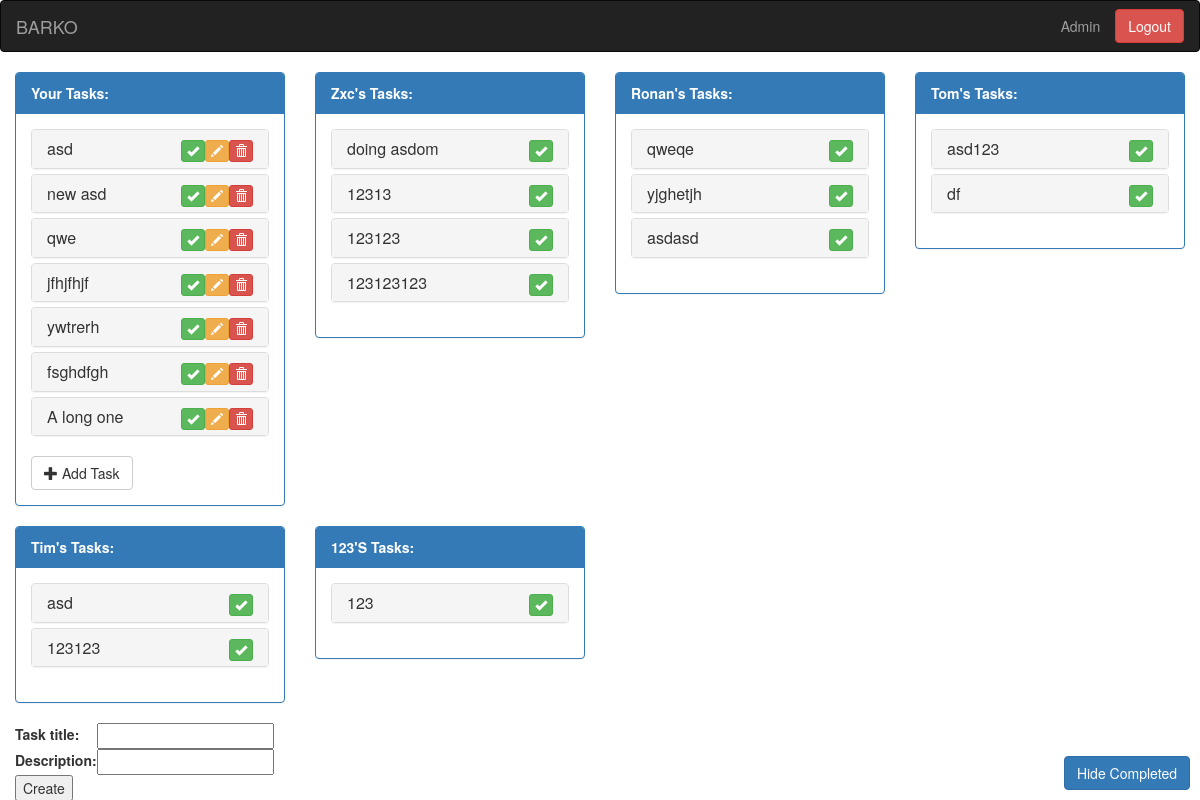
The app's page / (signed in), older data.
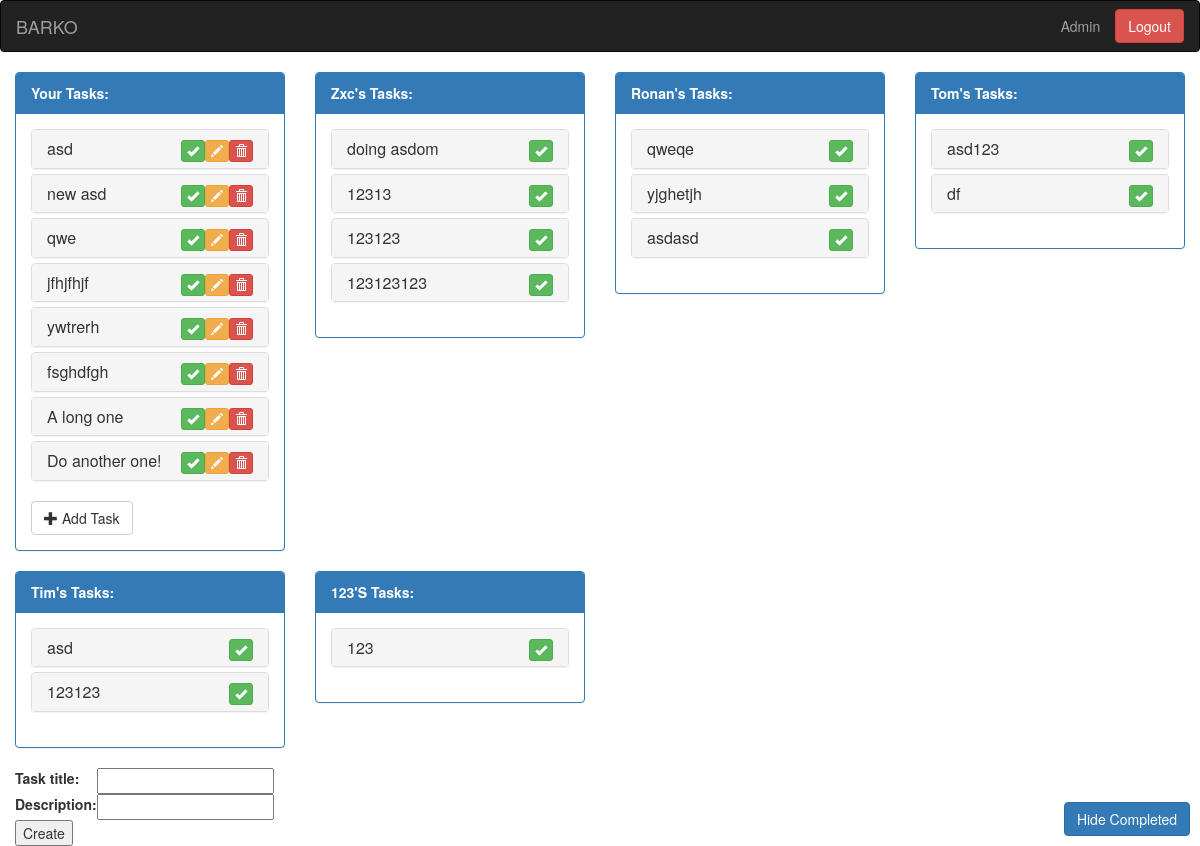
The same page, newer data.
### todo/models.py (models this page shows, shortened)
class Task(models.Model):
	owner = models.ForeignKey(
		User,
		related_name="owner",
		on_delete=models.CASCADE
	)
	marked_complete_by = models.ForeignKey(
		User,
		related_name="marked_complete_by",
		on_delete=models.CASCADE,
		null=True
	)
	title = models.CharField(max_length=100)
	description = models.TextField()
	task_open = models.BooleanField(default=True)
	created_date = models.DateTimeField("date created")
	completed_date = models.DateTimeField("date completed", null=True)
	def __str__(self):
		return self.title

### todo/views.py (the view)
# urls.py: url(r'^$', todo.views.TodoView.as_view()),
class TodoView(View):
    def get(self, request):
        if request.user.is_authenticated():
            context = csrf(request)
            user = request.user
            context["user"] = user
            data = self._get_todo_data(user)
            context["task_lists"] = data
            return render_to_response("todo.html", context)
        else:
            return redirect("login")
    def _get_todo_data(self, current_user):
        current_user.is_current_user = True
        data = []
        users = User.objects.exclude(id=current_user.id)
        non_user_data = self._get_non_user_tasks(users)
        non_user_data = self._sort_users_on_task_count(non_user_data)
        current_user_tasks = self._get_user_tasks(current_user)
        data.append({"user": current_user, "tasks": current_user_tasks})
        print current_user_tasks[0]
        print current_user_tasks[0].filled_in_properties
        data.extend(non_user_data)
        return data
    def _get_non_user_tasks(self, users):
        non_current_user_data = []
        for user in users:
            user_tasks = Task.objects.filter(owner=user).order_by("created_date")
            for task in user_tasks:
                self._mark_filled_in_task_properties(task)
            non_current_user_data.append({"user": user, "tasks": user_tasks})
        return non_current_user_data
    def _sort_users_on_task_count(self, data):
        data.sort(key=lambda d: len(d["tasks"]), reverse=True)
        return data
    def _get_user_tasks(self, current_user):
        current_user_tasks = Task.objects.filter(
            owner=current_user
        ).order_by("created_date")
        for task in current_user_tasks:
            self._mark_filled_in_task_properties(task)
            task.is_current_user = True
        return current_user_tasks
    def _mark_filled_in_task_properties(self, task):
        properties = []
        properties.append({"header": "Description:",
                           "value": task.description or "None"})
        properties.append({"header": "Created at:", "value": task.created_date})
        properties.append({"header": "Completed:",
                           "value": self._get_task_complete_desc(task)})
        if task.marked_complete_by:
            properties.append({"header": "Completed By:",
                               "value": task.marked_complete_by.username})
        if task.completed_date:
            properties.append({"header": "Completed at:",
                               "value": task.completed_date})
        task.filled_in_properties = properties
    def _get_task_complete_desc(self, task):
        if task.task_open:
            return "No"
        else:
            return "Yes"

### templates/todo.html (shortened to what this page needs)
{% extends 'base.html' %}
{% block content %}
<div class="row">
{% for task_list in task_lists %}
<div class="col-md-3">
  <div class="panel panel-primary">
    <div class="panel-heading">
      <strong class="text-capitalize">
      {% if task_list.user.is_current_user %}
      Your Tasks:
      {% else %}
      {{ task_list.user.username }}'s Tasks:
      {% endif %}
      </strong>
    </div>
    <div class="panel-body">
      <div class="panel-group" id="accordion{{ task_list.user.id }}" role="tablist">
      {% for task in task_list.tasks %}
        <div class="panel panel-default">
          <div class="panel-heading" role="tab" id="taskheading{{ task.id }}">
            <h4 class="panel-title">
              <a role="button" data-toggle="collapse" data-parent="#accordion{{ task_list.user.id }}" href="#taskcollapse{{ task.id }}">
                {{ task.title }}
              </a>
              {% if task.is_current_user %}
              <button type="button" class="btn btn-xs btn-danger pull-right" data-toggle="tooltip" title="Delete task">
                <span class="glyphicon glyphicon-trash"></span>
              </button>
              <button type="button" class="btn btn-xs btn-warning pull-right" data-toggle="tooltip" title="Edit task">
                <span class="glyphicon glyphicon-pencil"></span>
              </button>
              {% endif %}
              <button type="button" class="btn btn-xs btn-success pull-right" data-toggle="tooltip" title="Complete task!">
                <span class="glyphicon glyphicon-ok"></span>
              </button>
            </h4>
          </div>
        </div>
      {% endfor %}
      </div>
      {% if task_list.user.is_current_user %}
      <button type="button" class="btn btn-default">
        <span class="glyphicon glyphicon-plus"></span> Add Task
      </button>
      {% endif %}
    </div>
  </div>
</div>
{% if forloop.counter|divisibleby:4 %}
</div>
<div class="row">
{% endif %}
{% endfor %}
</div>
<form method="post" action="/todo/task/">
<table>
<tr>
  <td><label for="title">Task title:</label></td>
  <td><input type="text" name="title" value="" id="title"></td>
</tr>
<tr>
  <td><label for="description">Description:</label></td>
  <td><input type="text" name="description" value="" id="description"></td>
</tr>
</table>
<input type="submit" value="Create" />
</form>
<button class="btn btn-primary" id="hide-completed">Hide Completed</button>
{% endblock %}

### templates/base.html (shortened to what this page needs)
{% load staticfiles %}
<!DOCTYPE html>
<html lang="en">
<head>
  <link href="/static/css/bootstrap.min.css" rel="stylesheet">
  <link href="/static/css/barko.css" rel="stylesheet">
</head>
<body>
  <nav class="navbar navbar-inverse">
    <div class="container-fluid">
      <div class="navbar-header">
        <a class="navbar-brand" href="">BARKO</a>
      </div>
      {% if user %}
      <div class="navbar-header navbar-right">
        <p class="navbar-text text-capitalize">
          {{ user.username }}
        </p>
        <a class="btn btn-danger navbar-btn" href="/auth/logout/" role="button">Logout</a>
      </div>
      {% endif %}
    </div>
  </nav>
  <div class="container-fluid">
  {% block content %}
  {% endblock %}
  </div>
</body>
</html>

### static/css/barko.css (style rules this page uses)
#hide-completed { position: fixed; bottom: 10px; right: 10px; }

Row changes from the older to the newer data that the page shows:
added Task: title "Do another one!"
